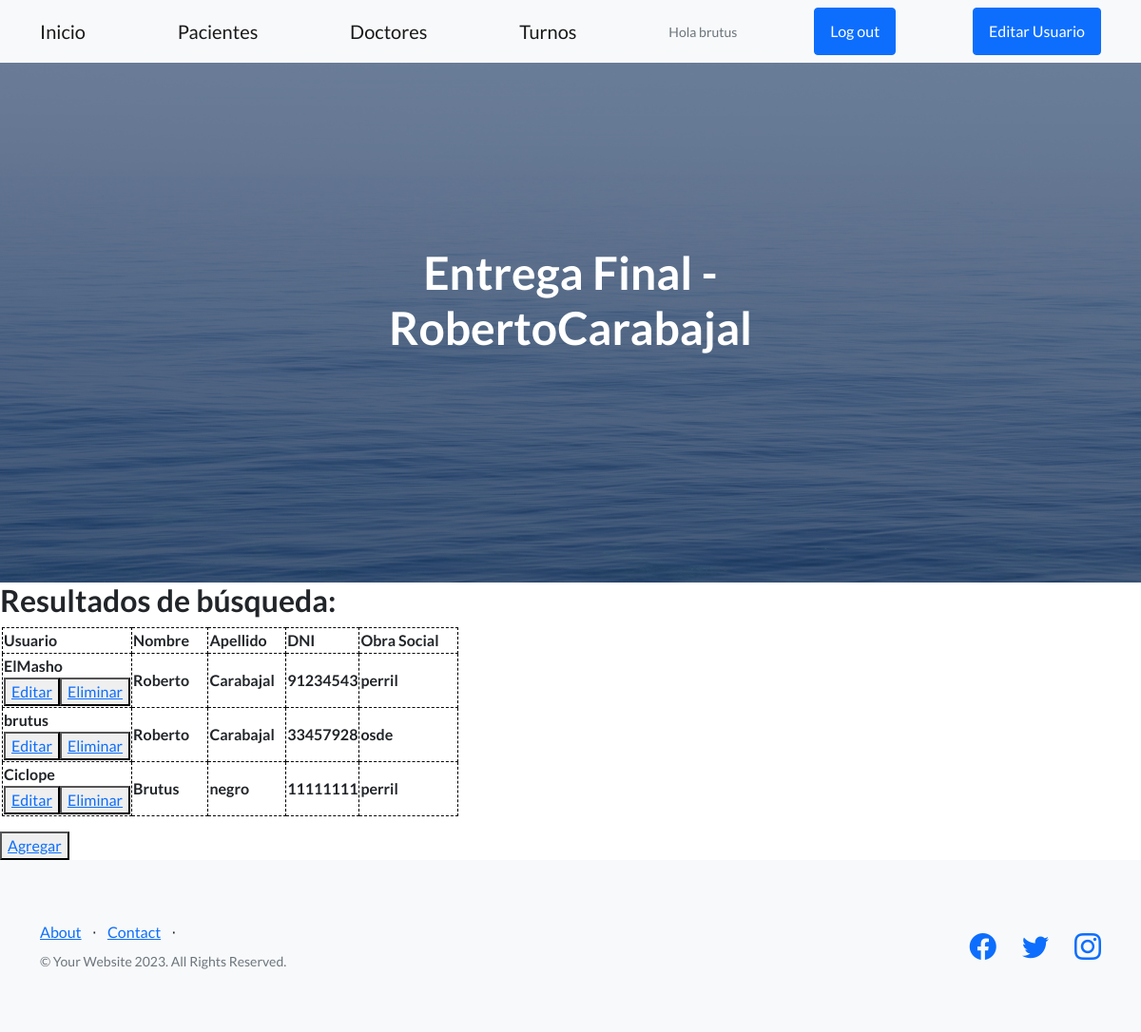
The page /myapp/crudPacAdm (signed in) on the database its author committed.
### myapp/models.py (models this page shows, shortened)
class Paciente(models.Model):
    id=models.AutoField(primary_key=True)
    usuario = models.CharField(max_length=30, default="doctorcito")
    nombre= models.CharField(max_length=30)
    apellido= models.CharField(max_length=30)
    dni=models.CharField(max_length=30, default="00000000")
    obraSocial= models.CharField(max_length=30)

### myapp/views.py (the view)
# urls.py: path('crudPacAdm',views.crudPacAdm, name="crudPacAdm"),
def crudPacAdm(request):
      pacientes = Paciente.objects.all() #trae todos los profesores
      contexto= {"pacientes":pacientes}
      return render(request, "crudPacAdm.html",contexto)

### myapp/templates/crudPacAdm.html (shortened to what this page needs)
<!DOCTYPE html>
<html lang="en">
<head>
</head>
<body>
{% extends 'padre.html' %}
{% load static %}
{% block contenidoQueCambia %}
<table><caption></caption><h2>Resultados de búsqueda:</h2></caption>
    <tr>
        <td></td>
        <th style="border: 1px dashed black;">Usuario&nbsp;&nbsp;&nbsp;&nbsp;&nbsp;   </th>
        <th style="border: 1px dashed black;">Nombre  &nbsp;&nbsp;&nbsp;&nbsp;&nbsp;  </th>
        <th style="border: 1px dashed black;">Apellido  &nbsp;&nbsp;&nbsp;&nbsp;&nbsp;</th>
        <th style="border: 1px dashed black;">DNI  &nbsp;&nbsp;&nbsp;&nbsp;&nbsp;</th>
        <th style="border: 1px dashed black;">Obra Social  &nbsp;&nbsp;&nbsp;&nbsp;&nbsp; </th>
      </tr>
    {% for p in pacientes %}
    <tr>
        <td ></td>
            <th style="border: 1px dashed black;" text-align: center>{{ p.usuario}}<br><button><a href="{% url 'editarPaciente' p.dni %}">Editar</a></button><button><a href="{% url 'eliminarPaciente' p.dni %}"> Eliminar</a></button></th>
            <th style="border: 1px dashed black;" text-align: center>{{ p.nombre }}</th>
            <th style="border: 1px dashed black;" text-align: center>{{ p.apellido }}</th>
            <th style="border: 1px dashed black;" text-align: center>{{ p.dni }}</th>
            <th style="border: 1px dashed black;" text-align: center>{{ p.obraSocial }}</th>
    </tr>
    {% endfor %}
</table>
<button>
    <a href="formularioPaciente"> Agregar</a>
</button>
{% endblock %}

### myapp/templates/padre.html (shortened to what this page needs)
<!DOCTYPE html>
<html lang="en">
    <head>
        {% load static %}
        <link href="https://cdn.jsdelivr.net/npm/bootstrap-icons@1.5.0/font/bootstrap-icons.css" rel="stylesheet" type="text/css" />
        <link href="{% static 'myapp/css/styles.css' %}" rel="stylesheet" />
    </head>
    <body>
        <nav class="navbar navbar-light bg-light static-top">
            <div class="container">
                <a class="navbar-brand" href="inicio">Inicio</a>
                <a class="navbar-brand" href="pacientes">Pacientes</a>
                <a class="navbar-brand" href="doctores">Doctores</a>
                <a class="navbar-brand" href="turnos">Turnos</a>
                {% if user.is_authenticated %}
                        <p class="text-muted small mb-4 mb-lg-0"><img height="30px" src="{{url}}" />Hola {{user.username}}</p>
                        <a class="btn btn-primary" href="logout">Log out</a>
                        <a class="btn btn-primary" href="editarPerfil">Editar Usuario</a>
                {% endif %}
            </div>
        </nav>
        <header class="masthead">
            <div class="container position-relative">
                <div class="row justify-content-center">
                    <div class="col-xl-6">
                        <div class="text-center text-white">
                            <h1 class="mb-5">Entrega Final -RobertoCarabajal</h1>
                        </div>
                    </div>
                </div>
            </div>
        </header>
        {% block contenidoQueCambia %}
        {% endblock %}
        <table>
        <footer class="footer bg-light">
            <div class="container">
                <div class="row">
                    <div class="col-lg-6 h-100 text-center text-lg-start my-auto">
                        <ul class="list-inline mb-2">
                            <li class="list-inline-item"><a href="about">About</a></li>
                            <li class="list-inline-item">⋅</li>
                            <li class="list-inline-item"><a href="contacto">Contact</a></li>
                            <li class="list-inline-item">⋅</li>
                        </ul>
                        <p class="text-muted small mb-4 mb-lg-0">&copy; Your Website 2023. All Rights Reserved.</p>
                    </div>
                    <div class="col-lg-6 h-100 text-center text-lg-end my-auto">
                        <ul class="list-inline mb-0">
                            <li class="list-inline-item me-4">
                                <a href="#!"><i class="bi-facebook fs-3"></i></a>
                            </li>
                            <li class="list-inline-item me-4">
                                <a href="#!"><i class="bi-twitter fs-3"></i></a>
                            </li>
                            <li class="list-inline-item">
                                <a href="#!"><i class="bi-instagram fs-3"></i></a>
                            </li>
                        </ul>
                    </div>
                </div>
            </div>
        </footer>
        </table>
    </body>
</html>

### rows shown on the page
Paciente: usuario "ElMasho", nombre "Roberto", apellido "Carabajal", dni "91234543", obraSocial "perril"
Paciente: usuario "brutus", nombre "Roberto", apellido "Carabajal", dni "33457928", obraSocial "osde"
Paciente: usuario "Ciclope", nombre "Brutus", apellido "negro", dni "11111111", obraSocial "perril"

### other values the page prints
{{ user.username }} "brutus"
